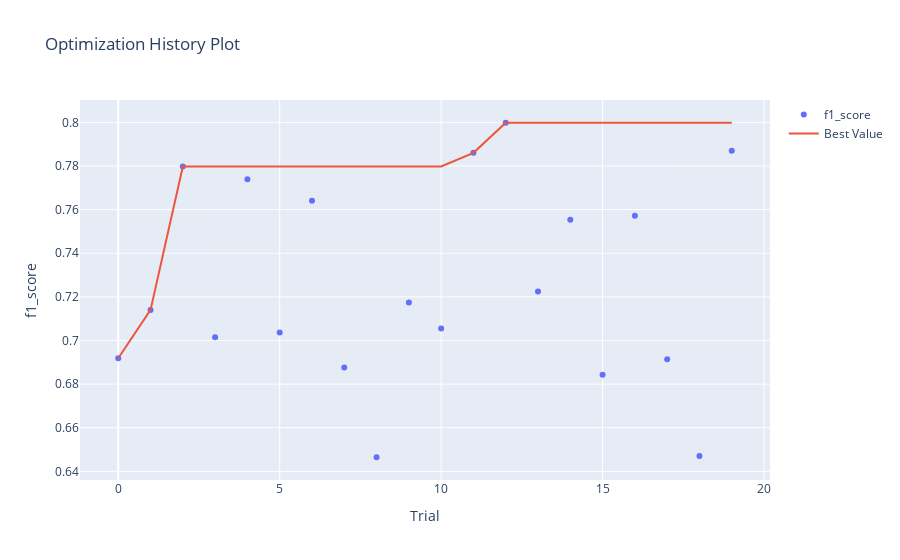

The code cell stored with this chart in its notebook:
### Markdown cell above
График истории оптимизации - отображает количество испытаний на оси Х и метрику на оси Y.

Следует использовать эту диаграмму, чтобы проверить, идет ли оптимизация гиперпараметров в правильном направлении или нет.

### Code cell
optuna.visualization.plot_optimization_history(study, target_name="f1_score")

### Figure 1 — Plotly figure (JSON) as saved in the notebook; plotly's stock layout.template omitted (floating-point values rounded to 4 significant figures)
{"data": [{"mode": "markers", "name": "f1_score", "type": "scatter", "x": [0, 1, 2, 3, 4, 5, 6, 7, 8, 9, 10, 11, 12, 13, 14, 15, 16, 17, 18, 19], "y": [0.6919, 0.714, 0.7798, 0.7015, 0.7739, 0.7036, 0.7641, 0.6876, 0.6465, 0.7174, 0.7055, 0.786, 0.7998, 0.7224, 0.7554, 0.6843, 0.7571, 0.6914, 0.6471, 0.787]}, {"name": "Best Value", "type": "scatter", "x": [0, 1, 2, 3, 4, 5, 6, 7, 8, 9, 10, 11, 12, 13, 14, 15, 16, 17, 18, 19], "y": [0.6919, 0.714, 0.7798, 0.7798, 0.7798, 0.7798, 0.7798, 0.7798, 0.7798, 0.7798, 0.7798, 0.786, 0.7998, 0.7998, 0.7998, 0.7998, 0.7998, 0.7998, 0.7998, 0.7998]}], "layout": {"title": {"text": "Optimization History Plot"}, "xaxis": {"title": {"text": "Trial"}}, "yaxis": {"title": {"text": "f1_score"}}}}
